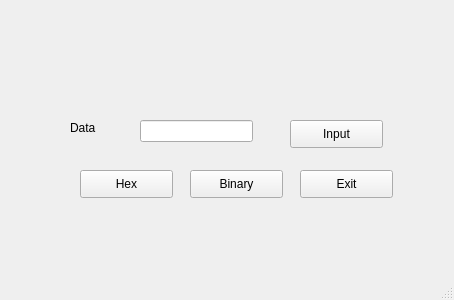
<?xml version="1.0" encoding="UTF-8"?>
<ui version="4.0">
 <class>MainWindow</class>
 <widget class="QMainWindow" name="MainWindow">
  <property name="geometry">
   <rect>
    <x>0</x>
    <y>0</y>
    <width>454</width>
    <height>300</height>
   </rect>
  </property>
  <property name="windowTitle">
   <string>MainWindow</string>
  </property>
  <widget class="QWidget" name="centralwidget">
   <widget class="QLabel" name="label">
    <property name="geometry">
     <rect>
      <x>70</x>
      <y>120</y>
      <width>55</width>
      <height>16</height>
     </rect>
    </property>
    <property name="text">
     <string>Data</string>
    </property>
   </widget>
   <widget class="QLineEdit" name="lineEdit">
    <property name="geometry">
     <rect>
      <x>140</x>
      <y>120</y>
      <width>113</width>
      <height>22</height>
     </rect>
    </property>
    <property name="readOnly">
     <bool>true</bool>
    </property>
   </widget>
   <widget class="QPushButton" name="pushButton">
    <property name="geometry">
     <rect>
      <x>290</x>
      <y>120</y>
      <width>93</width>
      <height>28</height>
     </rect>
    </property>
    <property name="text">
     <string>Input</string>
    </property>
   </widget>
   <widget class="QPushButton" name="pushButton_2">
    <property name="geometry">
     <rect>
      <x>80</x>
      <y>170</y>
      <width>93</width>
      <height>28</height>
     </rect>
    </property>
    <property name="text">
     <string>Hex</string>
    </property>
   </widget>
   <widget class="QPushButton" name="pushButton_3">
    <property name="geometry">
     <rect>
      <x>190</x>
      <y>170</y>
      <width>93</width>
      <height>28</height>
     </rect>
    </property>
    <property name="text">
     <string>Binary</string>
    </property>
   </widget>
   <widget class="QPushButton" name="pushButton_4">
    <property name="geometry">
     <rect>
      <x>300</x>
      <y>170</y>
      <width>93</width>
      <height>28</height>
     </rect>
    </property>
    <property name="text">
     <string>Exit</string>
    </property>
   </widget>
  </widget>
  <widget class="QMenuBar" name="menubar">
   <property name="geometry">
    <rect>
     <x>0</x>
     <y>0</y>
     <width>454</width>
     <height>26</height>
    </rect>
   </property>
  </widget>
  <widget class="QStatusBar" name="statusbar"/>
 </widget>
 <resources/>
 <connections/>
</ui>
